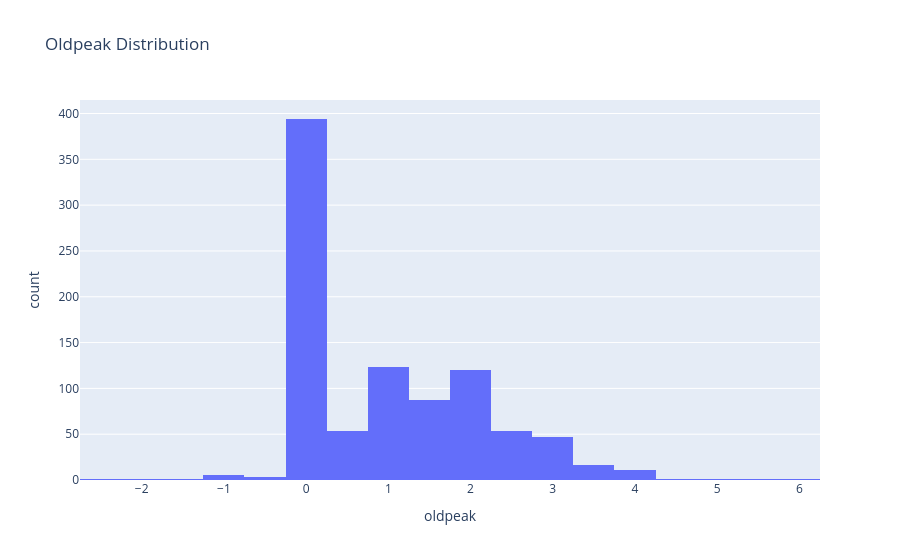

Source (notebook cell):
### Code cell
# Visualize the distribution of ST depression induced by exercise (oldpeak)
fig = px.histogram(df, x='oldpeak', nbins=30, title='Oldpeak Distribution')
fig.show()

### Figure 1 — Plotly figure (JSON) as saved in the notebook; plotly's stock layout.template omitted (floating-point values rounded to 4 significant figures; data arrays with more than 128 entries replaced by an {"elided": "..."} marker saying what was removed)
{"data": [{"bingroup": "x", "hovertemplate": "oldpeak=%{x}<br>count=%{y}<extra></extra>", "legendgroup": "", "marker": {"color": "#636efa", "pattern": {"shape": ""}}, "name": "", "nbinsx": 30, "orientation": "v", "showlegend": false, "type": "histogram", "x": {"elided": "920 float values"}, "xaxis": "x", "yaxis": "y"}], "layout": {"barmode": "relative", "legend": {"tracegroupgap": 0}, "title": {"text": "Oldpeak Distribution"}, "xaxis": {"anchor": "y", "domain": [0, 1], "title": {"text": "oldpeak"}}, "yaxis": {"anchor": "x", "domain": [0, 1], "title": {"text": "count"}}}}
